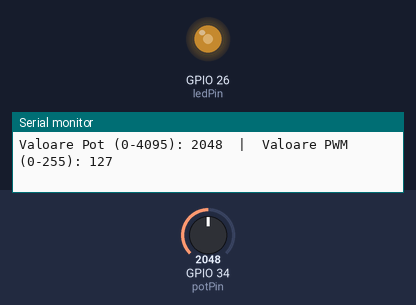
A sketch run on a simulated ESP32. Shown: output pins drawn as LEDs (lit = HIGH), the last lines printed to the serial monitor. Inputs (shaded band) come from the test bench; at power-on: GPIO 34 (potPin) = 2048.

Above: at 1.2 s.
1.3 s: GPIO 34 (potPin) set to 2866
At 2.5 s:
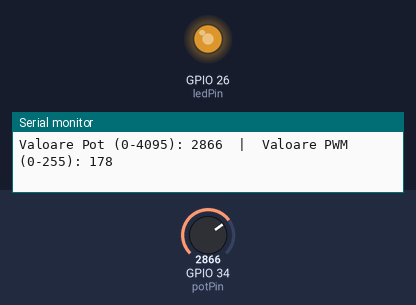
2.8 s: GPIO 34 (potPin) set to 3603
At 3.1 s:
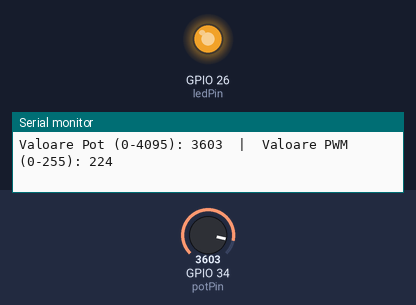
4.3 s: GPIO 34 (potPin) set to 491
At 5.3 s:
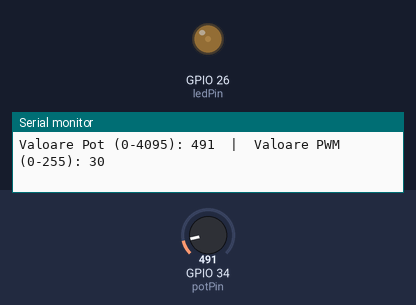
5.8 s: GPIO 34 (potPin) set to 0
At 7.0 s:
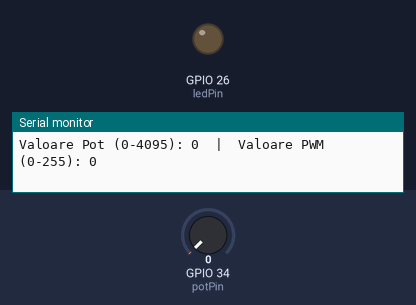
7.3 s: GPIO 34 (potPin) set to 2047
At 8.6 s:
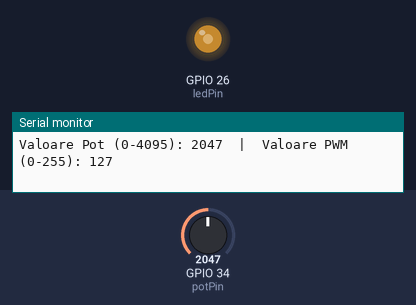
Timing chart, 0 to 9.8 s (numbered marks = the images above; inputs shaded):
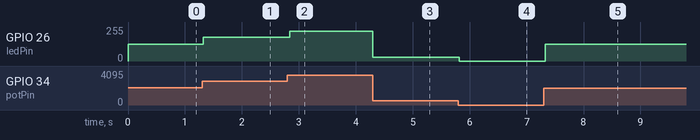

The sketch:

test_pwm_led.ino
```cpp
// Nota: GPIO34 este folosit ca intrare analogica (conectat la PIN-ul din mijloc al potentiometrului)
// ATENTIE: Potentiometrul TREBUIE alimentat la pinul de 3.3V al placii (NU la 5V, ADC-ul ESP32 suporta maxim 3.3V).
// TIP: Schimba valoarea 'ledPin' pentru a testa diferiti actuatori legati la MOSFET:
//   - ledPin = 26  -> Testare Banda LED (MOSFET CH1)
//   - ledPin = 25  -> Testare Ventilatoare (MOSFET CH2)
//   - ledPin = 17  -> Testare PTC Heater (MOSFET CH3 - atentie la temperatura!)
const int potPin = 34;    // Pin analogic de intrare (pentru potentiometru)
const int ledPin = 26;    // Pinul GPIO testat (iesire PWM)

// Setari pentru modul PWM nativ al ESP32 (LEDC API 3.0+)
const int freq = 5000;
const int resolution = 8; // Rezolutie de 8 biti (valori intre 0 si 255)

void setup() {
  Serial.begin(115200);

  // Configuram PWM nativ pe ESP32 (API 3.0+)
  ledcAttach(ledPin, freq, resolution);

  Serial.println("Test PWM inceput (ESP32 Core 3.0+)...");
  Serial.println("Rotiti potentiometrul pentru a modifica intensitatea LED-ului / viteza ventilatorului.");
}

void loop() {
  // Citim valoarea analogica de la potentiometru (0 - 4095)
  int valPot = analogRead(potPin);

  // Mapam rezolutia de 12 biti (0-4095) la 8 biti (0-255) pentru PWM
  int viteza = map(valPot, 0, 4095, 0, 255);

  // Trimitem semnalul la MOSFET direct pe pin
  ledcWrite(ledPin, viteza);

  // Afisam valorile in Serial Monitor
  Serial.print("Valoare Pot (0-4095): ");
  Serial.print(valPot);
  Serial.print("  |  Valoare PWM (0-255): ");
  Serial.println(viteza);

  delay(50); // Delay scurt pentru stabilitate
}
```

Measured:
- after the input at 1.3 s, GPIO 26 (ledPin): 127/255 → 177/255 at once
- after the input at 2.8 s, GPIO 26 (ledPin): 177/255 → 223/255 at once
- after the input at 4.3 s, GPIO 26 (ledPin): 223/255 → 30/255 at once
- after the input at 5.8 s, GPIO 26 (ledPin): 30/255 → 0/255 at once
- after the input at 7.3 s, GPIO 26 (ledPin): 0/255 → 127/255 at once
